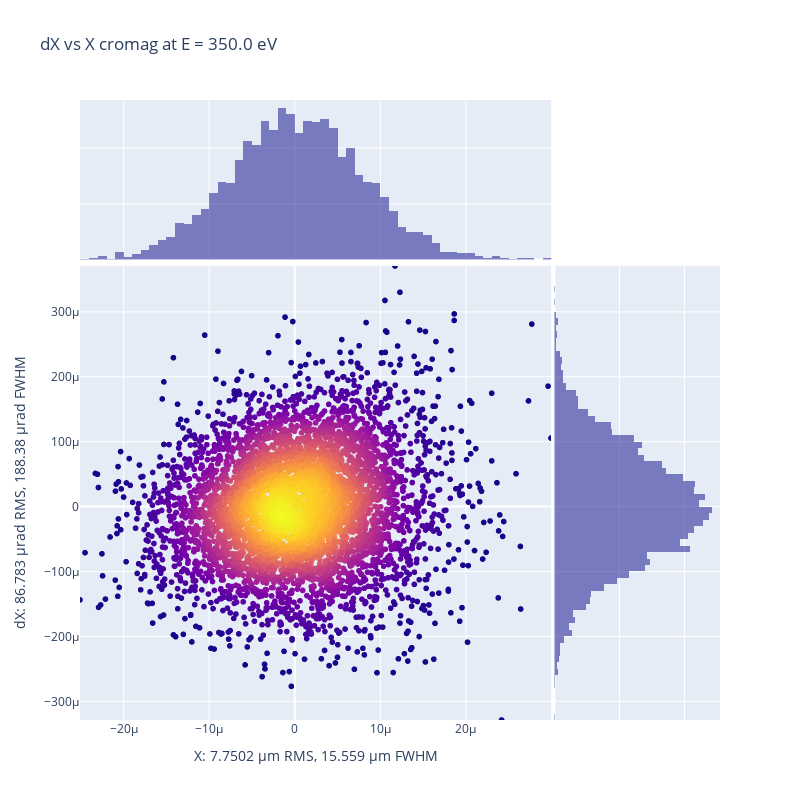

Source (notebook cell):
### Code cell
opx.plot_spd_plotly(oe.get_diagram(distance_from_oe=0), oe_name=oe.name, x_key="X", y_key="dX", 
                show_map=False, light_plot=False, orthonorm=False, save_in_file="", return_fwhm=False, )

### Figure 1 — Plotly figure (JSON) as saved in the notebook; plotly's stock layout.template omitted (floating-point values rounded to 4 significant figures; data arrays with more than 128 entries replaced by an {"elided": "..."} marker saying what was removed)
{"data": [{"hovertemplate": "X=%{x}<br>dX=%{y}<br>color=%{marker.color}<extra></extra>", "legendgroup": "", "marker": {"color": {"elided": "5000 float values"}, "coloraxis": "coloraxis", "symbol": "circle"}, "mode": "markers", "name": "", "showlegend": false, "type": "scattergl", "x": {"elided": "5000 float values"}, "xaxis": "x", "y": {"elided": "5000 float values"}, "yaxis": "y"}, {"alignmentgroup": "True", "bingroup": "x", "hovertemplate": "X=%{x}<br>count=%{y}<extra></extra>", "legendgroup": "", "marker": {"color": "#0d0887"}, "name": "", "offsetgroup": "", "opacity": 0.5, "showlegend": false, "type": "histogram", "x": {"elided": "5000 float values"}, "xaxis": "x3", "yaxis": "y3"}, {"alignmentgroup": "True", "bingroup": "y", "hovertemplate": "dX=%{y}<br>count=%{x}<extra></extra>", "legendgroup": "", "marker": {"color": "#0d0887"}, "name": "", "offsetgroup": "", "opacity": 0.5, "showlegend": false, "type": "histogram", "xaxis": "x2", "y": {"elided": "5000 float values"}, "yaxis": "y2"}], "layout": {"barmode": "overlay", "coloraxis": {"colorbar": {"title": {"text": "color"}}, "colorscale": [[0, "#0d0887"], [0.1111, "#46039f"], [0.2222, "#7201a8"], [0.3333, "#9c179e"], [0.4444, "#bd3786"], [0.5556, "#d8576b"], [0.6667, "#ed7953"], [0.7778, "#fb9f3a"], [0.8889, "#fdca26"], [1, "#f0f921"]], "showscale": false}, "height": 800, "legend": {"tracegroupgap": 0}, "title": {"text": "dX vs X cromag at E = 350.0 eV"}, "width": 800, "xaxis": {"anchor": "y", "domain": [0, 0.7363], "range": [-2.51e-05, 2.996e-05], "title": {"text": "X: 7.7502 µm RMS, 15.559 µm FWHM"}}, "xaxis2": {"anchor": "y2", "domain": [0.7413, 1], "matches": "x2", "showgrid": true, "showline": false, "showticklabels": false, "ticks": ""}, "xaxis3": {"anchor": "y3", "domain": [0, 0.7363], "matches": "x", "showgrid": true, "showticklabels": false}, "xaxis4": {"anchor": "y4", "domain": [0.7413, 1], "matches": "x2", "showgrid": true, "showline": false, "showticklabels": false, "ticks": ""}, "yaxis": {"anchor": "x", "domain": [0, 0.7326], "range": [-0.0003288, 0.000371], "title": {"text": "dX: 86.783 µrad RMS, 188.38 µrad FWHM"}}, "yaxis2": {"anchor": "x2", "domain": [0, 0.7326], "matches": "y", "showgrid": true, "showticklabels": false}, "yaxis3": {"anchor": "x3", "domain": [0.7426, 1], "matches": "y3", "showgrid": true, "showline": false, "showticklabels": false, "ticks": ""}, "yaxis4": {"anchor": "x4", "domain": [0.7426, 1], "matches": "y3", "showgrid": true, "showline": false, "showticklabels": false, "ticks": ""}}}
